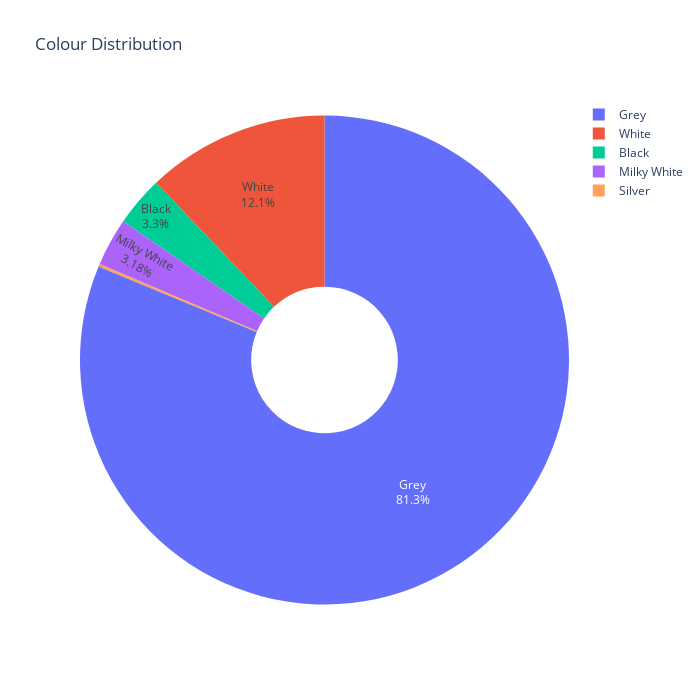

Notebook source saved alongside this figure:
### Code cell
colour_counts = df['Colour'].value_counts().reset_index()
colour_counts.columns = ['Colour', 'Count']
fig = px.pie(colour_counts,names='Colour',values='Count',title="Colour Distribution",hole=0.3)
fig.update_traces(textposition='inside',textinfo='percent+label')
fig.update_layout(width=700,height=700,showlegend=True)
fig.show()
print("Colour Distribution Details:\n")
for colour, count in zip(colour_counts['Colour'], colour_counts['Count']):
    percentage = (count / colour_counts['Count'].sum()) * 100
    print(f"{colour}: {count} items ({percentage:.1f}%)")

### Figure 1 — Plotly figure (JSON) as saved in the notebook; plotly's stock layout.template omitted (floating-point values rounded to 4 significant figures)
{"data": [{"domain": {"x": [0, 1], "y": [0, 1]}, "hole": 0.3, "hovertemplate": "Colour=%{label}<br>Count=%{value}<extra></extra>", "labels": ["Grey", "White", "Black", "Milky White", "Silver"], "legendgroup": "", "name": "", "showlegend": true, "textinfo": "percent+label", "textposition": "inside", "type": "pie", "values": [3198, 476, 130, 125, 7]}], "layout": {"height": 700, "legend": {"tracegroupgap": 0}, "showlegend": true, "title": {"text": "Colour Distribution"}, "width": 700}}
